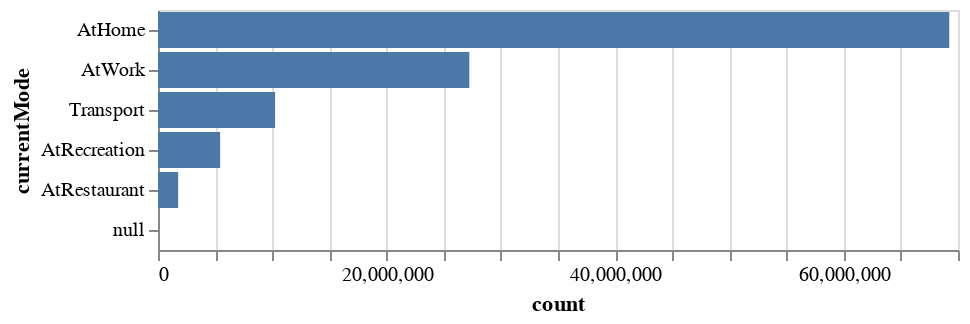

Notebook source saved alongside this figure:
### Code cell
alt.Chart(al_cmode_count).mark_bar().encode(
    y=alt.Y('currentMode:N', sort='-x'),
    x='count:Q'
#     color='Origin',
)

### Figure 1 — Vega-Lite specification as saved in the notebook (floating-point values rounded to 4 significant figures)
{"config": {"view": {"continuousWidth": 400, "continuousHeight": 300}}, "data": {"name": "data-9ef28ae41861a1ae403d863a99c3aa49"}, "mark": "bar", "encoding": {"x": {"field": "count", "type": "quantitative"}, "y": {"field": "currentMode", "sort": "-x", "type": "nominal"}}, "$schema": "https://vega.github.io/schema/vega-lite/v4.17.0.json", "datasets": {"data-9ef28ae41861a1ae403d863a99c3aa49": [{"currentMode": "AtHome", "count": 69236289}, {"currentMode": "Transport", "count": 10246066}, {"currentMode": "AtRecreation", "count": 5436347}, {"currentMode": "AtRestaurant", "count": 1765430}, {"currentMode": "AtWork", "count": 27239602}, {"currentMode": null, "count": 1}]}}
